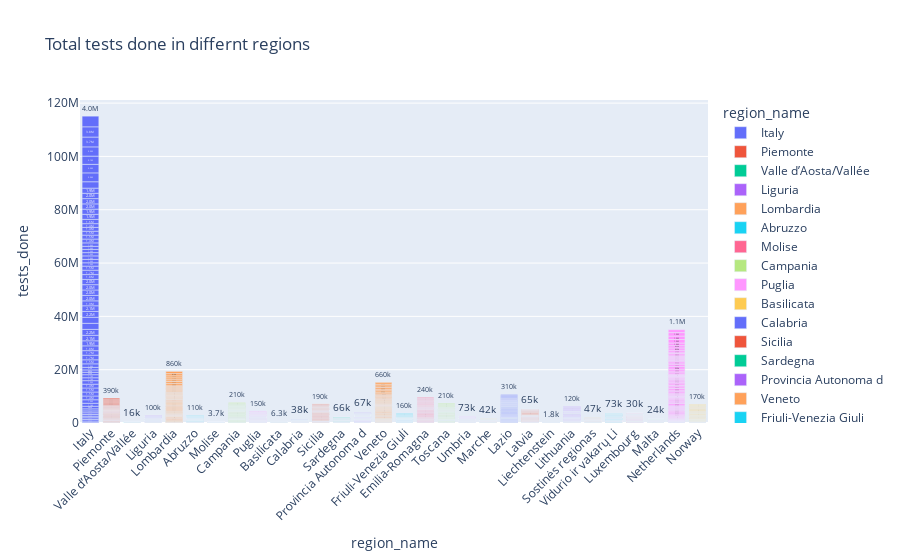

Write notebook code for a chart like this one.
### Code cell
fig6 = px.bar(eu_tests_df[50:], y='tests_done', x='region_name', text='tests_done', color='region_name',title="Total tests done in differnt regions of Europe")

fig6.update_traces(texttemplate='%{text:.2s}', textposition='outside')

fig6.update_layout(uniformtext_minsize=8)

fig6.update_layout(xaxis_tickangle=-45)
fig6
